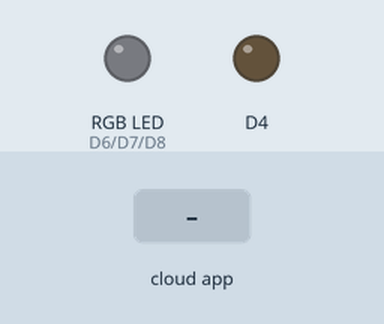
A sketch run on a simulated ESP8266 (NodeMCU). On the bench: an RGB LED mixed from three pins (HIGH = lit), output pins drawn as LEDs (lit = HIGH, except the on-board LED, lit = LOW). The test bench sets the inputs (shaded band). WiFi joins after 1.5 s; servers stay silent unless stated; the Firebase database answers and starts empty; what the sketch prints to the serial monitor is not drawn.

Above: at 10.7 s.
10.8 s: the phone or cloud app sets R to 1
At 12.8 s:
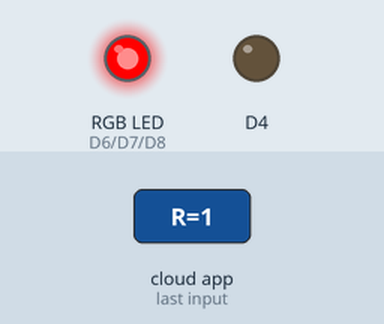
13.1 s: the phone or cloud app sets G to 1
At 14.4 s:
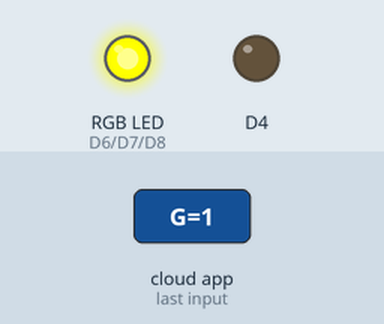
14.7 s: the phone or cloud app sets B to 1
At 15.3 s:
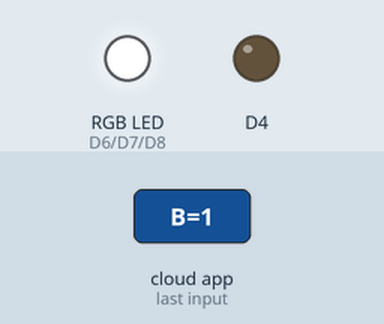
16.4 s: the phone or cloud app sets R to 0
At 18.3 s:
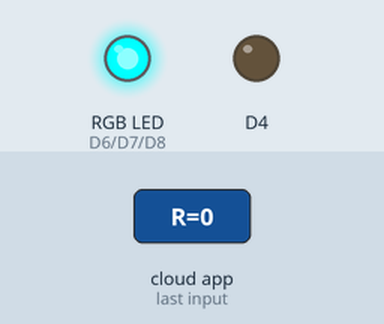
18.6 s: the phone or cloud app sets G to 0
At 19.9 s:
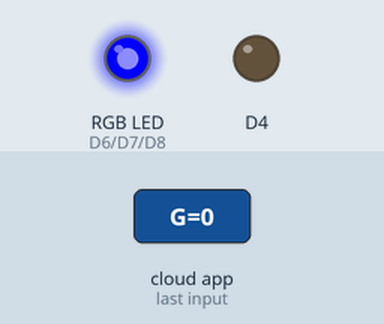
20.2 s: the phone or cloud app sets R to 1
At 21.9 s:
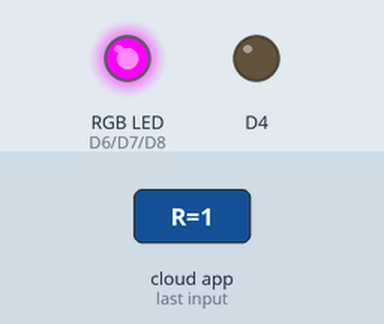
Timing chart, 0 to 23.4 s (numbered marks = the images above; inputs shaded):
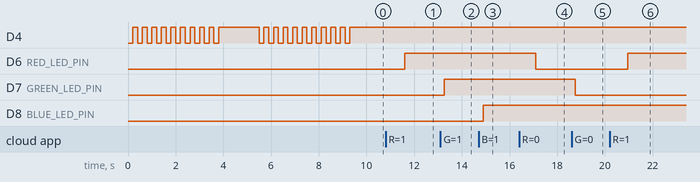

Measured:
- after the input at 10.8 s, D6 (RED_LED_PIN): LOW → HIGH after 0.81 s
- after the input at 13.1 s, D7 (GREEN_LED_PIN): LOW → HIGH after 0.16 s
- after the input at 14.7 s, D8 (BLUE_LED_PIN): LOW → HIGH after 0.21 s
- after the input at 16.4 s, D6 (RED_LED_PIN): HIGH → LOW after 0.71 s
- after the input at 18.6 s, D7 (GREEN_LED_PIN): HIGH → LOW after 0.16 s
- after the input at 20.2 s, D6 (RED_LED_PIN): LOW → HIGH after 0.76 s

The sketch:

voiceled.ino
```cpp
// #if defined(ESP8266)
//   #include <ESP8266WiFi.h>
// // #define AP_SSID "HSU_Students"
// // #define AP_PASSWORD "dhhs12cnvch"
//   #define RED_LED_PIN D6
//   #define GREEN_LED_PIN D7
//   #define BLUE_LED_PIN D8
// FirebaseConfig config; FirebaseAuth auth; FirebaseData fbdo;
// #endif
// #define DB_URL "https://sonlongquochoa-default-rtdb.asia-southeast1.firebasedatabase.app/"
// #define DB_SECRET "9xtoVvr0fpfQj0QMqGjYr4gb7C7vZcUruPOg4izD"
// #define AP_SSID "HSU_Students"
// #define AP_PASSWORD "dhhs12cnvch"

// #define NTP_SERVER "pool.ntp.org"


// // Hàm setup để khởi tạo
// void setup() {
//   Serial.begin(115200);
//   initRGBLed();
//   initWifi();
//   initFirebase();

// }


// void loop() {
//   int red = 0, green = 0, blue = 0;
//   getRGBfromFirebase(red, green, blue);
//   onRGBLed(red, green, blue);
//   delay(100);
// }

// /* Hàm khởi tạo đèn LED RGB */
// void initRGBLed() {

//   pinMode(RED_LED_PIN, OUTPUT);
//   pinMode(GREEN_LED_PIN, OUTPUT);
//   pinMode(BLUE_LED_PIN, OUTPUT);

// }

// /* Hàm bật đèn LED RGB */
// void onRGBLed(int red, int green, int blue) {
//   if (red == 1) {
//     digitalWrite(RED_LED_PIN, HIGH);
//   } else {
//     digitalWrite(RED_LED_PIN, LOW);
//   }

//   if (green == 1) {
//     digitalWrite(GREEN_LED_PIN, HIGH);
//   } else {
//     digitalWrite(GREEN_LED_PIN, LOW);
//   }

//   if (blue == 1) {
//     digitalWrite(BLUE_LED_PIN, HIGH);
//   } else {
//     digitalWrite(BLUE_LED_PIN, LOW);
//   }
// }
// void initWifi() {
//   blinkBuiltinLed(10);
//   Serial.print("\nConnecting to "); Serial.print(AP_SSID);
//   WiFi.begin(AP_SSID, AP_PASSWORD);
//   while (WiFi.status() != WL_CONNECTED) { delay(500); Serial.print("."); }
//   Serial.print("\nWiFi connected, IP address: "); Serial.println(WiFi.localIP());
//   WiFi.setAutoReconnect(true); WiFi.persistent(true);
//   blinkBuiltinLed(10);
// }

// void blinkBuiltinLed(int n) {
//   pinMode(BUILTIN_LED, OUTPUT);
//   for (int i = 1; i <= n; i++) {
//     #if defined(ESP8266)
//       digitalWrite(BUILTIN_LED, LOW); delay(200);
//       digitalWrite(BUILTIN_LED, HIGH); delay(200);
//     #elif defined(ESP32)
//       digitalWrite(BUILTIN_LED, HIGH); delay(200);
//       digitalWrite(BUILTIN_LED, LOW); delay(200);
//     #endif
//   }
// }

// void initFirebase(){
//   config.database_url = DB_URL;
//   config.signer.tokens.legacy_token = DB_SECRET;
//   Firebase.begin(&config, &auth);
//   Firebase.reconnectNetwork(true);
// }

// void getRGBfromFirebase(int& red, int& green, int& blue) {
//   if (Firebase.ready()) {
//     if (Firebase.getInt(fbdo, "LEDs/R")) red = fbdo.intData();
//     if (Firebase.getInt(fbdo, "LEDs/G")) green = fbdo.intData();
//     if (Firebase.getInt(fbdo, "LEDs/B")) blue = fbdo.intData();
//     Serial.println("RGB: " + String(red) + String(green) + String(blue));
//   }
// }


#include <ESP8266WiFi.h>
#include <FirebaseESP8266.h>

#define RED_LED_PIN D6
#define GREEN_LED_PIN D7
#define BLUE_LED_PIN D8

FirebaseConfig config;
FirebaseAuth auth;
FirebaseData fbdo;

#define DB_URL "https://long-bc130-default-rtdb.asia-southeast1.firebasedatabase.app/"
#define DB_SECRET "Gj0w1L8JKWJQmHzltn9lzsxxOVJZdbjLhxFIUi7c"
#define AP_SSID "HSU_Students"
#define AP_PASSWORD "dhhs12cnvch"

void setup() {
  Serial.begin(115200);
  initRGBLed();
  initWifi();
  initFirebase();
}

void loop() {
  int red = 0, green = 0, blue = 0;
  getRGBfromFirebase(red, green, blue, fbdo); // Pass fbdo as parameter
  onRGBLed(red, green, blue);
  delay(100);
}
/* Hàm bật đèn LED RGB */
void onRGBLed(int red, int green, int blue) {
  if (red == 1) {
    digitalWrite(RED_LED_PIN, HIGH);
  } else {
    digitalWrite(RED_LED_PIN, LOW);
  }

  if (green == 1) {
    digitalWrite(GREEN_LED_PIN, HIGH);
  } else {
    digitalWrite(GREEN_LED_PIN, LOW);
  }

  if (blue == 1) {
    digitalWrite(BLUE_LED_PIN, HIGH);
  } else {
    digitalWrite(BLUE_LED_PIN, LOW);
  }
}
void initRGBLed() {
  pinMode(RED_LED_PIN, OUTPUT);
  pinMode(GREEN_LED_PIN, OUTPUT);
  pinMode(BLUE_LED_PIN, OUTPUT);
}

// void onRGBLed(int red, int green, int blue) {
//   digitalWrite(RED_LED_PIN, red);
//   digitalWrite(GREEN_LED_PIN, green);
//   digitalWrite(BLUE_LED_PIN, blue);
// }
void initWifi() {
  blinkBuiltinLed(10);
  Serial.print("\nConnecting to "); Serial.print(AP_SSID);
  WiFi.begin(AP_SSID, AP_PASSWORD);
  while (WiFi.status() != WL_CONNECTED) { delay(500); Serial.print("."); }
  Serial.print("\nWiFi connected, IP address: "); Serial.println(WiFi.localIP());
  WiFi.setAutoReconnect(true); WiFi.persistent(true);
  blinkBuiltinLed(10);
}

void blinkBuiltinLed(int n) {
  pinMode(BUILTIN_LED, OUTPUT);
  for (int i = 1; i <= n; i++) {
    #if defined(ESP8266)
      digitalWrite(BUILTIN_LED, LOW); delay(200);
      digitalWrite(BUILTIN_LED, HIGH); delay(200);
    #elif defined(ESP32)
      digitalWrite(BUILTIN_LED, HIGH); delay(200);
      digitalWrite(BUILTIN_LED, LOW); delay(200);
    #endif
  }
}
void initFirebase() {
  config.database_url = DB_URL;
  config.signer.tokens.legacy_token = DB_SECRET;
  Firebase.begin(&config, &auth);
  Firebase.reconnectNetwork(true);
}

void getRGBfromFirebase(int& red, int& green, int& blue, FirebaseData& fbdo) {
  if (Firebase.ready()) {
    if (Firebase.getInt(fbdo, "LEDs/R")) red = fbdo.intData();
    if (Firebase.getInt(fbdo, "LEDs/G")) green = fbdo.intData();
    if (Firebase.getInt(fbdo, "LEDs/B")) blue = fbdo.intData();
    Serial.println("RGB: " + String(red) + String(green) + String(blue));
  }
}
```
